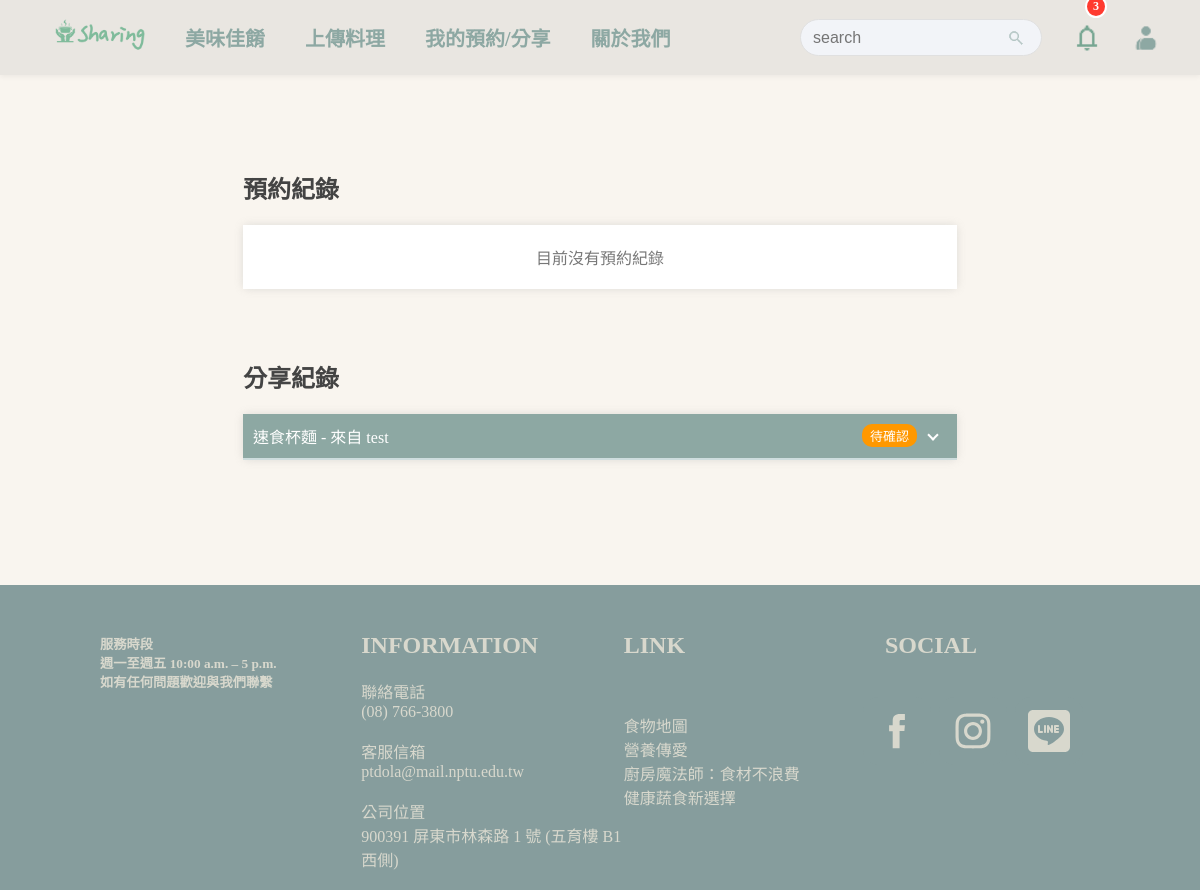
The app's page /r&s.php (signed in) with its own data.
### tables this page shows
CREATE TABLE `reservations` (
  `id` int NOT NULL AUTO_INCREMENT,
  `food_id` int unsigned NOT NULL,
  `requester_id` int unsigned NOT NULL,
  `publisher_id` int unsigned NOT NULL,
  `status` enum('pending','confirmed','rejected') DEFAULT 'pending',
  `created_at` datetime DEFAULT CURRENT_TIMESTAMP,
  PRIMARY KEY (`id`),
  KEY `food_id` (`food_id`),
  KEY `requester_id` (`requester_id`),
  CONSTRAINT `reservations_ibfk_1` FOREIGN KEY (`food_id`) REFERENCES `food_items` (`food_id`) ON DELETE CASCADE,
  CONSTRAINT `reservations_ibfk_2` FOREIGN KEY (`requester_id`) REFERENCES `users` (`id`) ON DELETE CASCADE
);

CREATE TABLE `food_items` (
  `food_id` int unsigned NOT NULL AUTO_INCREMENT,
  `user_id` int unsigned NOT NULL,
  `image_filename` varchar(255) DEFAULT NULL,
  `food_name` varchar(100) NOT NULL,
  `quantity` int NOT NULL,
  `unit` varchar(20) NOT NULL,
  `category` enum('熟食','乾貨/速食','生鮮食品','蔬果','飲料','零食','甜點','其他') NOT NULL,
  `expiry_datetime` datetime NOT NULL,
  `pickup_address_city` varchar(50) NOT NULL,
  `pickup_address_street` varchar(100) NOT NULL,
  `pickup_landmark` varchar(100) DEFAULT NULL,
  `origin` varchar(100) NOT NULL,
  `storage_method` enum('常溫','冷藏','冷凍') NOT NULL,
  `item_state` varchar(50) NOT NULL DEFAULT '上架中',
  `remark` text,
  `created_at` timestamp NULL DEFAULT CURRENT_TIMESTAMP,
  `updated_at` timestamp NULL DEFAULT CURRENT_TIMESTAMP ON UPDATE CURRENT_TIMESTAMP,
  PRIMARY KEY (`food_id`),
  KEY `user_id` (`user_id`),
  CONSTRAINT `food_items_ibfk_1` FOREIGN KEY (`user_id`) REFERENCES `users` (`id`)
);

CREATE TABLE `users` (
  `id` int unsigned NOT NULL AUTO_INCREMENT,
  `name` varchar(20) NOT NULL,
  `account` varchar(30) NOT NULL,
  `password` varchar(255) NOT NULL,
  PRIMARY KEY (`id`),
  UNIQUE KEY `account` (`account`)
);

### r&s.php (the view, shortened to what this page needs)
<?php
$my_id = $_SESSION['user_id'];
$host = 'localhost';
$db_name = 'mydatabase';
$username = 'root';
$password = '';
try {
    $dsn = "mysql:host=$host;dbname=$db_name;charset=utf8mb4";
    $pdo = new PDO($dsn, $username, $password);
    $pdo->setAttribute(PDO::ATTR_ERRMODE, PDO::ERRMODE_EXCEPTION);
    $sql_my_res = "SELECT r.*, f.food_name, f.image_filename, u.name AS publisher_name
                   FROM reservations r
                   JOIN food_items f ON r.food_id = f.food_id
                   JOIN users u ON r.publisher_id = u.id
                   WHERE r.requester_id = ?
                   ORDER BY r.created_at DESC";
    $stmt1 = $pdo->prepare($sql_my_res);
    $stmt1->execute([$my_id]);
    $my_reservations = $stmt1->fetchAll(PDO::FETCH_ASSOC);
    $sql_my_share = "SELECT r.*, f.food_name, f.image_filename, u.name AS requester_name
                     FROM reservations r
                     JOIN food_items f ON r.food_id = f.food_id
                     JOIN users u ON r.requester_id = u.id
                     WHERE r.publisher_id = ?
                     ORDER BY FIELD(r.status, 'pending', 'confirmed', 'rejected'), r.created_at DESC";
    $stmt2 = $pdo->prepare($sql_my_share);
    $stmt2->execute([$my_id]);
    $incoming_requests = $stmt2->fetchAll(PDO::FETCH_ASSOC);
} catch (PDOException $e) {
    echo "資料庫連線失敗: " . $e->getMessage();
    exit;
}
$status_map = ['pending' => '待確認', 'confirmed' => '預約成功', 'rejected' => '已婉拒'];
$color_map = ['pending' => '#ff9800', 'confirmed' => '#4CAF50', 'rejected' => '#F44336'];
?>
<!DOCTYPE html>
<html lang="zh-TW">
<head>
    <link rel="stylesheet" href="../2.0/css/r&s.css">
</head>
<body>
    <?php include 'header.php'; ?>
    <article>
        <div class="reserve-record">
            <h1>預約紀錄</h1>
            <div id="product-container-1" class="container">
                <?php if (count($my_reservations) > 0): ?>
                    <?php foreach ($my_reservations as $r): ?>
                        <div class="record-item">
                            <div class="product_title">
                                <span><?php echo htmlspecialchars($r['food_name']); ?></span>
                                <span class="status-badge" style="background-color: <?php echo $color_map[$r['status']]; ?>;">
                                    <?php echo $status_map[$r['status']]; ?>
                                </span>
                            </div>
                            <div class="product_details">
                                <div class="detail-row">
                                    <img src="uploads/<?php echo htmlspecialchars($r['image_filename']); ?>" class="food-img">
                                    <div class="info-text">
                                        <p><strong>發布者：</strong><?php echo htmlspecialchars($r['publisher_name']); ?></p>
                                        <p><strong>預約時間：</strong><?php echo $r['created_at']; ?></p>
                                        <?php if ($r['status'] == 'confirmed'): ?>
                                            <p style="color: #4CAF50; font-weight: bold;">★ 對方已同意！請準時前往面交。</p>
                                        <?php elseif ($r['status'] == 'rejected'): ?>
                                            <p style="color: #F44336;">很遺憾，對方婉拒了您的預約。</p>
                                        <?php else: ?>
                                            <p style="color: #ff9800;">等待對方確認中...</p>
                                        <?php endif; ?>
                                    </div>
                                </div>
                            </div>
                        </div>
                    <?php endforeach; ?>
                <?php else: ?>
                    <div style="padding: 20px; text-align: center; color: #777; background: #fff;">目前沒有預約紀錄</div>
                <?php endif; ?>
            </div>
        </div>
        <div class="share-record">
            <h1>分享紀錄</h1>
            <div id="product-container-2" class="container">
                <?php if (count($incoming_requests) > 0): ?>
                    <?php foreach ($incoming_requests as $req): ?>
                        <div class="record-item" id="req-row-<?php echo $req['id']; ?>">
                            <div class="product_title">
                                <span><?php echo htmlspecialchars($req['food_name']); ?> - 來自 <?php echo htmlspecialchars($req['requester_name']); ?></span>
                                <span class="status-badge" id="status-badge-<?php echo $req['id']; ?>" style="background-color: <?php echo $color_map[$req['status']]; ?>;">
                                    <?php echo $status_map[$req['status']]; ?>
                                </span>
                            </div>
                            <div class="product_details">
                                <div class="detail-row">
                                    <img src="uploads/<?php echo htmlspecialchars($req['image_filename']); ?>" class="food-img">
                                    <div class="info-text" style="flex: 1;">
                                    </div>
                                </div>
                            </div>
                        </div>
                    <?php endforeach; ?>
                <?php else: ?>
                    <div style="padding: 20px; text-align: center; color: #777; background: #fff;">目前沒有分享紀錄</div>
                <?php endif; ?>
            </div>
        </div>
    </article>
    <footer>
        <div class="space" style="width: 100px;"> &nbsp </div>
        <div class="all">
            <div class="smthing">
                <h5>
                    服務時段<br>
                    週一至週五 10:00 a.m. – 5 p.m.<br>
                    如有任何問題歡迎與我們聯繫
                </h5>
            </div>
            <div class="information">
                <h2><b>INFORMATION</b></h2>
                <p>
                    聯絡電話<br>
                    (08) 766-3800<br><br>
                    客服信箱<br>
                    ptdola@mail.nptu.edu.tw<br><br>
                    公司位置<br>
                    900391 屏東市林森路 1 號 (五育樓 B1 西側)
                </p>
            </div>
            <div class="links">
                <h2>LINK</h2><br>
                <p>
                    <a href="https://greenmedia.today/map_search.php" target="_blank"> 食物地圖 </a><br>
                    <a href="https://www.foodbank-taiwan.org.tw/" target="_blank"> 營養傳愛 </a><br>
                    <a href="https://icook.tw/" target="_blank"> 廚房魔法師：食材不浪費 </a><br>
                    <a href="https://www.twvns.org/info/recipe" target="_blank"> 健康蔬食新選擇 </a>
                </p>
            </div>
            <div class="social">
                <h2>SOCIAL</h2><br>
                <div class="social-icons" style="display: flex; gap: 8px; flex-wrap: nowrap; justify-content: center;">
                    <a href="#" target="_blank" rel="noopener" style="display: inline-flex; align-items: center; justify-content: center; width: 50px; height: 50px; padding: 9px; background: rgba(134, 157, 157, 1); border-radius: 15px; color: #d8d8cd; transition: all 0.3s ease; text-decoration: none;" onmouseover="this.style.transform='rotate(360deg)'; " onmouseout="this.style.transform=''; this.style.filter=''; this.style.animation='';">
                    </a>
                    <a href="#" target="_blank" rel="noopener" style="display: inline-flex; align-items: center; justify-content: center; width: 50px; height: 50px; padding: 9px; background: rgba(134, 157, 157, 1); border-radius: 15px; color: #d8d8cd; transition: all 0.3s ease; text-decoration: none;" onmouseover="this.style.transform='rotate(360deg)'; " onmouseout="this.style.transform=''; this.style.filter=''; this.style.animation='';">
                    </a>
                    <a href="#" target="_blank" rel="noopener" style="display: inline-flex; align-items: center; justify-content: center; width: 50px; height: 50px; padding: 9px; background: rgba(134, 157, 157, 1); border-radius: 15px; color: #d8d8cd; transition: all 0.3s ease; text-decoration: none;" onmouseover="this.style.transform='rotate(360deg)'; " onmouseout="this.style.transform=''; this.style.filter=''; this.style.animation='';">
                    </a>
                </div>
            </div>
        </div>
    </footer>
</body>
</html>

### css/r&s.css (style rules this page uses)
body { padding: 0; margin: 0; border: 0; background-color: rgb(249,245,239); }
footer { width: 100%; padding-bottom: 30px; height: 275px; position: relative; margin-top: 75px; background-color: rgb(134,157,157); display: flex; justify-content: start; }
.all { width: 80%; height: 255px; display: flex; justify-content: space-around; align-items: center; }
.information { color: rgb(216,216,205); height: 200px; }
.links, .smthing { color: rgb(216,216,205); height: 200px; width: 300px; }
.social { color: rgb(216,216,205); height: 200px; width: 175px; }
.links a { color: rgb(216,216,205); font-size: 16px; text-decoration: none; }
article { margin-top: 150px; width: 85%; display: flex; flex-wrap: wrap; justify-content: center; align-items: flex-start; margin-left: auto; margin-right: auto; }
.reserve-record, .share-record { width: 70%; margin-bottom: 50px; }
.reserve-record h1, .share-record h1 { color: #444; }
.container { width: 100%; margin-top: 10px; box-shadow: 0 0 8px rgba(161, 161, 161, 0.3); border-radius: 5px; background-color: #fff; }
.product_title { padding: 10px; cursor: pointer; background-color: rgb(141,168,163); color: #fff; font-size: 16px; position: relative; display: flex; justify-content: space-between; align-items: center; }
.product_title::after { content: ''; width: 6px; height: 6px; border-top: 2px solid #fff; border-right: 2px solid #fff; position: absolute; top: 17px; right: 20px; transform: rotate(135deg); transition: all 0.5s; }
.product_details { max-height: 0; padding: 0 10px; overflow: hidden; border: 1px solid rgba(92, 144, 145, 0.3); background-color: #fff; font-size: 14px; display: block; transition: max-height 0.5s ease-out, padding 0.3s ease; }
.detail-row { display: flex; gap: 20px; align-items: flex-start; }
.food-img { width: 100px; height: 125px; object-fit: cover; border-radius: 5px; }
.info-text { flex: 1; }
.status-badge { font-size: 13px; padding: 2px 8px; border-radius: 10px; background: rgba(255,255,255,0.2); margin-right: 30px; }

### records on screen
reservations: food.food_name "速食杯麵", requester.name "test", status "待確認", food.image_filename (picture)

### other values on screen
$unread_count "3"
